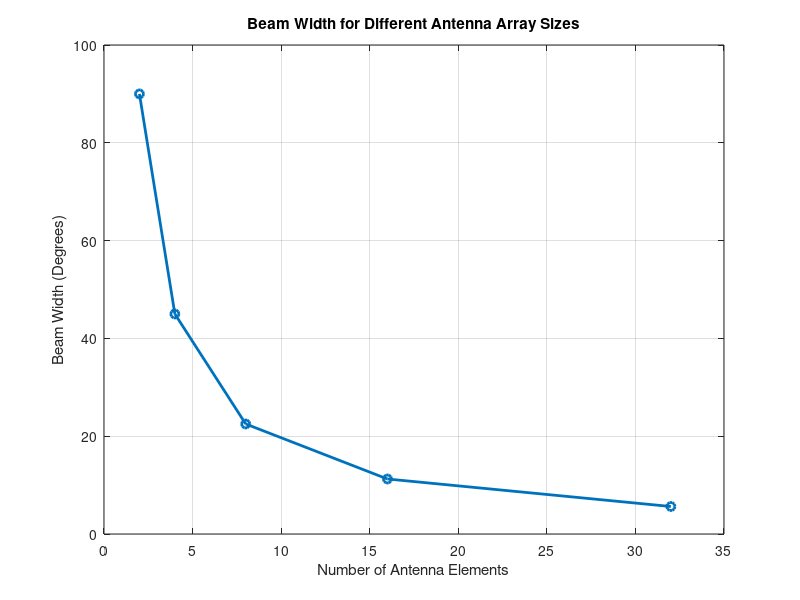

The MATLAB script that drew this image:
clc;
clear;
close all;
antennas = [2 4 8 16 32]; % Number of Antenna Elements
beamwidth = [90 45 22.5 11.25 5.625]; % Beam Width (degrees)
figure
plot(antennas, beamwidth,'o-','LineWidth',2)
grid on
xlabel('Number of Antenna Elements')
ylabel('Beam Width (Degrees)')
title('Beam Width for Different Antenna Array Sizes')
